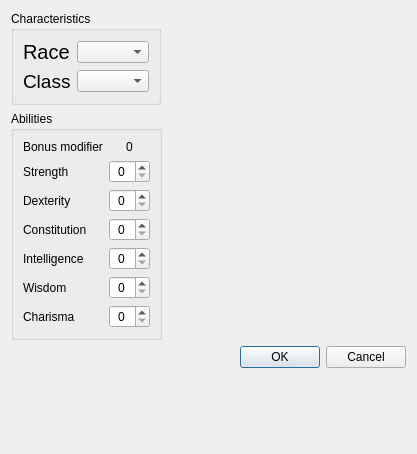
<?xml version="1.0" encoding="UTF-8"?>
<ui version="4.0">
 <class>Dialog</class>
 <widget class="QDialog" name="Dialog">
  <property name="windowModality">
   <enum>Qt::NonModal</enum>
  </property>
  <property name="geometry">
   <rect>
    <x>0</x>
    <y>0</y>
    <width>417</width>
    <height>454</height>
   </rect>
  </property>
  <property name="windowTitle">
   <string>Dialog</string>
  </property>
  <layout class="QFormLayout" name="formLayout">
   <item row="0" column="0">
    <widget class="QGroupBox" name="groupBox">
     <property name="title">
      <string>Characteristics</string>
     </property>
     <layout class="QGridLayout" name="gridLayout">
      <item row="0" column="0">
       <widget class="QLabel" name="race_label">
        <property name="font">
         <font>
          <pointsize>15</pointsize>
          <weight>50</weight>
          <bold>false</bold>
          <underline>false</underline>
          <kerning>true</kerning>
         </font>
        </property>
        <property name="text">
         <string>Race</string>
        </property>
       </widget>
      </item>
      <item row="0" column="1">
       <widget class="QComboBox" name="race_cbx"/>
      </item>
      <item row="1" column="0">
       <widget class="QLabel" name="class_label">
        <property name="font">
         <font>
          <pointsize>14</pointsize>
          <weight>50</weight>
          <bold>false</bold>
          <underline>false</underline>
         </font>
        </property>
        <property name="text">
         <string>Class</string>
        </property>
       </widget>
      </item>
      <item row="1" column="1">
       <widget class="QComboBox" name="class_cbx"/>
      </item>
     </layout>
    </widget>
   </item>
   <item row="1" column="0">
    <widget class="QGroupBox" name="abilities_GroupBox">
     <property name="title">
      <string>Abilities</string>
     </property>
     <layout class="QGridLayout" name="gridLayout_2">
      <item row="0" column="0">
       <widget class="QLabel" name="label_7">
        <property name="enabled">
         <bool>true</bool>
        </property>
        <property name="text">
         <string>Bonus modifier</string>
        </property>
       </widget>
      </item>
      <item row="0" column="1">
       <widget class="QLabel" name="bonus_label">
        <property name="enabled">
         <bool>true</bool>
        </property>
        <property name="text">
         <string>0</string>
        </property>
        <property name="alignment">
         <set>Qt::AlignCenter</set>
        </property>
       </widget>
      </item>
      <item row="1" column="0">
       <widget class="QLabel" name="label">
        <property name="text">
         <string>Strength</string>
        </property>
       </widget>
      </item>
      <item row="1" column="1">
       <widget class="QSpinBox" name="str_spinBox">
        <property name="enabled">
         <bool>true</bool>
        </property>
        <property name="alignment">
         <set>Qt::AlignCenter</set>
        </property>
       </widget>
      </item>
      <item row="2" column="0">
       <widget class="QLabel" name="label_2">
        <property name="text">
         <string>Dexterity</string>
        </property>
       </widget>
      </item>
      <item row="2" column="1">
       <widget class="QSpinBox" name="dex_spinBox">
        <property name="enabled">
         <bool>true</bool>
        </property>
        <property name="alignment">
         <set>Qt::AlignCenter</set>
        </property>
       </widget>
      </item>
      <item row="3" column="0">
       <widget class="QLabel" name="label_3">
        <property name="text">
         <string>Constitution</string>
        </property>
       </widget>
      </item>
      <item row="3" column="1">
       <widget class="QSpinBox" name="con_spinBox">
        <property name="enabled">
         <bool>true</bool>
        </property>
        <property name="alignment">
         <set>Qt::AlignCenter</set>
        </property>
       </widget>
      </item>
      <item row="4" column="0">
       <widget class="QLabel" name="label_4">
        <property name="text">
         <string>Intelligence</string>
        </property>
       </widget>
      </item>
      <item row="4" column="1">
       <widget class="QSpinBox" name="int_spinBox">
        <property name="enabled">
         <bool>true</bool>
        </property>
        <property name="alignment">
         <set>Qt::AlignCenter</set>
        </property>
       </widget>
      </item>
      <item row="5" column="0">
       <widget class="QLabel" name="label_5">
        <property name="text">
         <string>Wisdom</string>
        </property>
       </widget>
      </item>
      <item row="5" column="1">
       <widget class="QSpinBox" name="wis_spinBox">
        <property name="enabled">
         <bool>true</bool>
        </property>
        <property name="alignment">
         <set>Qt::AlignCenter</set>
        </property>
       </widget>
      </item>
      <item row="6" column="0">
       <widget class="QLabel" name="label_6">
        <property name="text">
         <string>Charisma</string>
        </property>
       </widget>
      </item>
      <item row="6" column="1">
       <widget class="QSpinBox" name="char_spinBox">
        <property name="enabled">
         <bool>true</bool>
        </property>
        <property name="alignment">
         <set>Qt::AlignCenter</set>
        </property>
       </widget>
      </item>
     </layout>
    </widget>
   </item>
   <item row="2" column="1">
    <widget class="QDialogButtonBox" name="buttonBox">
     <property name="layoutDirection">
      <enum>Qt::LeftToRight</enum>
     </property>
     <property name="orientation">
      <enum>Qt::Horizontal</enum>
     </property>
     <property name="standardButtons">
      <set>QDialogButtonBox::Cancel|QDialogButtonBox::Ok</set>
     </property>
    </widget>
   </item>
  </layout>
 </widget>
 <resources/>
 <connections>
  <connection>
   <sender>buttonBox</sender>
   <signal>rejected()</signal>
   <receiver>Dialog</receiver>
   <slot>reject()</slot>
   <hints>
    <hint type="sourcelabel">
     <x>326</x>
     <y>393</y>
    </hint>
    <hint type="destinationlabel">
     <x>229</x>
     <y>225</y>
    </hint>
   </hints>
  </connection>
  <connection>
   <sender>buttonBox</sender>
   <signal>accepted()</signal>
   <receiver>Dialog</receiver>
   <slot>accept()</slot>
   <hints>
    <hint type="sourcelabel">
     <x>326</x>
     <y>393</y>
    </hint>
    <hint type="destinationlabel">
     <x>229</x>
     <y>225</y>
    </hint>
   </hints>
  </connection>
 </connections>
</ui>
